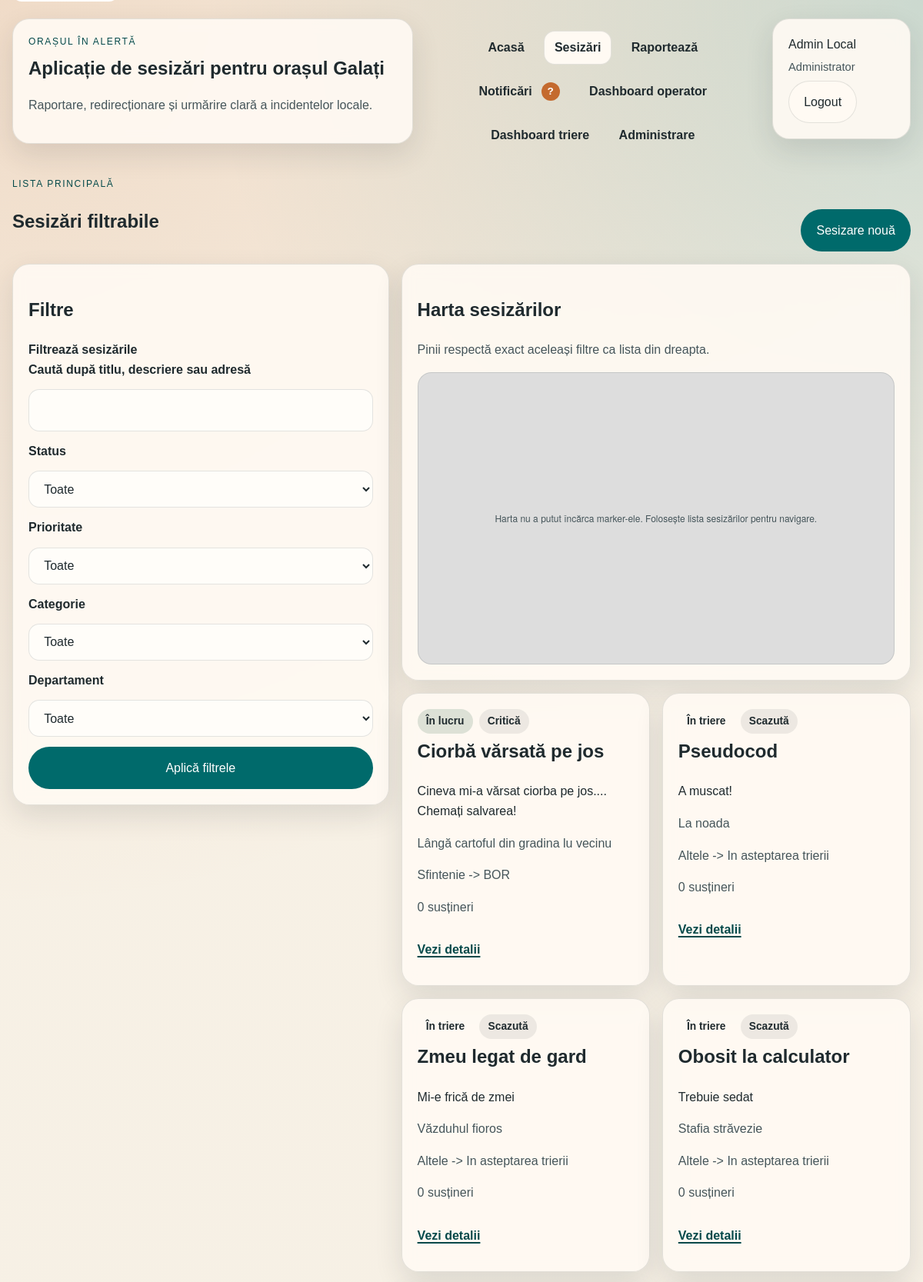
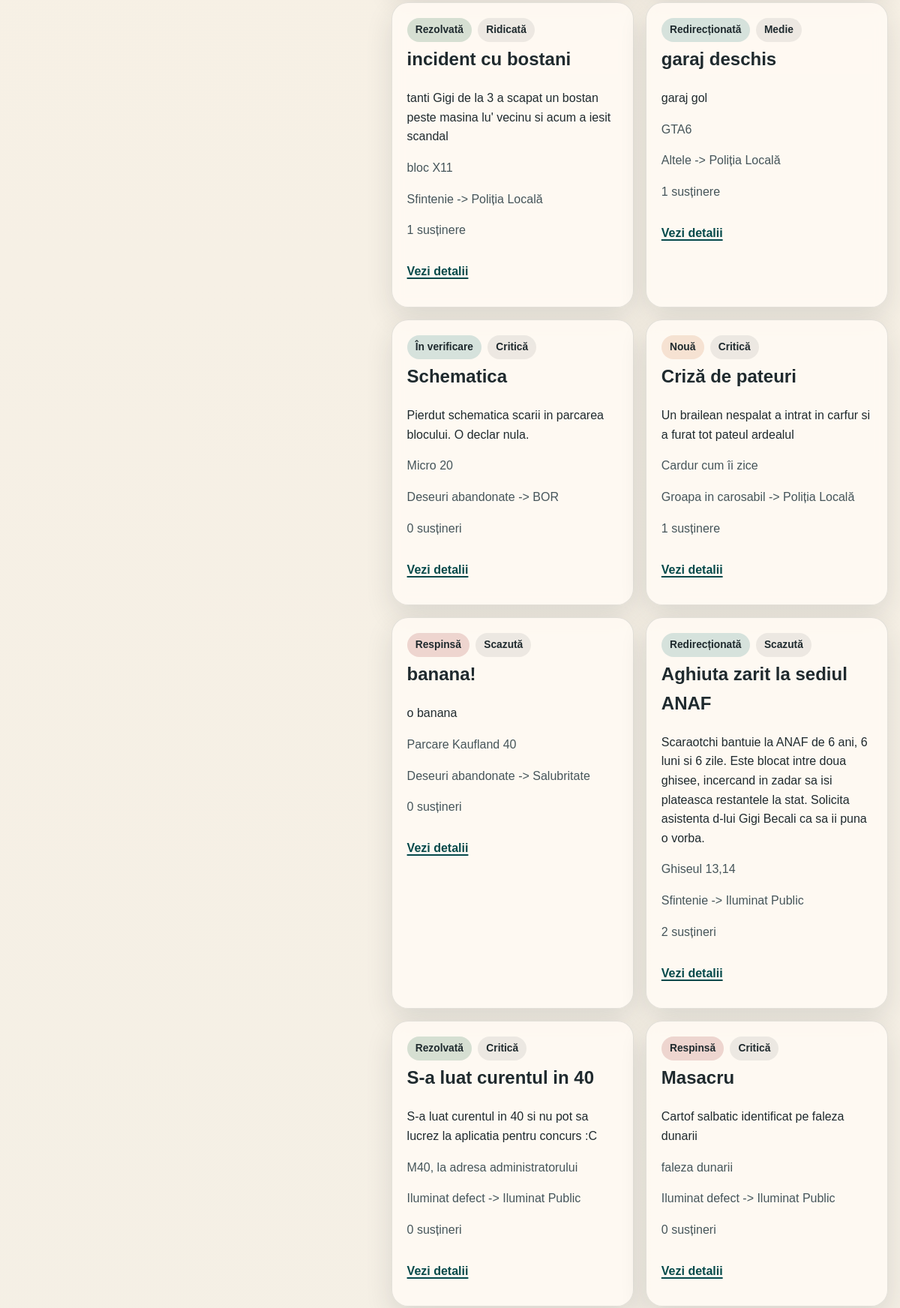
Page /incidents (signed in, upper part) on the committed database (2 pictures, top to bottom).
### app/models/entities.py (models this page shows, shortened)
class User(UserMixin, db.Model):
    __tablename__ = "users"
    id = db.Column(db.Integer, primary_key=True)
    full_name = db.Column(db.String(120), nullable=False)
    email = db.Column(db.String(255), nullable=False, unique=True)
    password_hash = db.Column(db.String(255), nullable=False)
    role = db.Column(db.String(32), nullable=False, default="citizen")
    department_id = db.Column(db.Integer, db.ForeignKey("departments.id"))
    created_at = db.Column(db.DateTime, default=utc_now, nullable=False)
    department = db.relationship("Department", back_populates="users")
    incidents = db.relationship("Incident", back_populates="creator", foreign_keys="Incident.created_by_id")
    updates = db.relationship("IncidentUpdate", back_populates="author")
    notifications = db.relationship("Notification", back_populates="user", cascade="all, delete-orphan")
    votes = db.relationship("IncidentVote", back_populates="user", cascade="all, delete-orphan")
    reports_made = db.relationship(
        "IncidentReport",
        back_populates="reporter",
        cascade="all, delete-orphan",
        foreign_keys="IncidentReport.reporter_id",
    )
    reviewed_reports = db.relationship(
        "IncidentReport",
        back_populates="reviewer",
        foreign_keys="IncidentReport.reviewer_id",
    )
    follows = db.relationship("IncidentFollow", back_populates="user", cascade="all, delete-orphan")
    web_push_subscriptions = db.relationship(
        "WebPushSubscription",
        back_populates="user",
        cascade="all, delete-orphan",
        order_by="WebPushSubscription.created_at.desc()",
    )
    delivery_logs = db.relationship("NotificationDeliveryLog", back_populates="user")
    @property
    def role_label(self) -> str:
        return ROLE_LABELS.get(self.role, self.role)

class Incident(db.Model):
    __tablename__ = "incidents"
    id = db.Column(db.Integer, primary_key=True)
    title = db.Column(db.String(200), nullable=False)
    description = db.Column(db.Text, nullable=False)
    address = db.Column(db.String(255), nullable=False)
    latitude = db.Column(db.Float, nullable=False)
    longitude = db.Column(db.Float, nullable=False)
    priority = db.Column(db.String(32), nullable=False, default="medie")
    status = db.Column(db.String(32), nullable=False, default="noua")
    created_by_id = db.Column(db.Integer, db.ForeignKey("users.id"), nullable=False)
    category_id = db.Column(db.Integer, db.ForeignKey("incident_categories.id"), nullable=False)
    suggested_department_id = db.Column(db.Integer, db.ForeignKey("departments.id"))
    assigned_department_id = db.Column(db.Integer, db.ForeignKey("departments.id"))
    visibility_state = db.Column(db.String(32), nullable=False, default="visible")
    created_at = db.Column(db.DateTime, default=utc_now, nullable=False)
    updated_at = db.Column(db.DateTime, default=utc_now, nullable=False, onupdate=utc_now)
    creator = db.relationship("User", back_populates="incidents", foreign_keys=[created_by_id])
    category = db.relationship("Category", back_populates="incidents")
    suggested_department = db.relationship(
        "Department",
        back_populates="suggested_incidents",
        foreign_keys=[suggested_department_id],
    )
    assigned_department = db.relationship(
        "Department",
        back_populates="incidents",
        foreign_keys=[assigned_department_id],
    )
    photos = db.relationship(
        "IncidentPhoto",
        back_populates="incident",
        cascade="all, delete-orphan",
        order_by="IncidentPhoto.created_at.asc()",
    )
    updates = db.relationship(
        "IncidentUpdate",
        back_populates="incident",
        cascade="all, delete-orphan",
        order_by="IncidentUpdate.created_at.desc()",
    )
    notifications = db.relationship("Notification", back_populates="incident", cascade="all, delete-orphan")
    votes = db.relationship("IncidentVote", back_populates="incident", cascade="all, delete-orphan")
    reports = db.relationship(
        "IncidentReport",
        back_populates="incident",
        cascade="all, delete-orphan",
        order_by="IncidentReport.created_at.desc()",
    )
    follows = db.relationship("IncidentFollow", back_populates="incident", cascade="all, delete-orphan")
    delivery_logs = db.relationship("NotificationDeliveryLog", back_populates="incident", cascade="all, delete-orphan")
    @property
    def priority_label(self) -> str:
        return PRIORITY_LABELS.get(self.priority, self.priority)
    @property
    def status_label(self) -> str:
        return STATUS_LABELS.get(self.status, self.status)
    @property
    def is_hidden(self) -> bool:
        return self.visibility_state != "visible"
    @property
    def display_department_label(self) -> str:
        if self.status == "in_triere":
            if self.suggested_department is not None:
                return f"Sugerat: {self.suggested_department.name}"
            return "In asteptarea trierii"
        if self.assigned_department is not None:
            return self.assigned_department.name
        return "-"
    @property
    def vote_count(self) -> int:
        return len(self.votes)

class Category(db.Model):
    __tablename__ = "incident_categories"
    id = db.Column(db.Integer, primary_key=True)
    name = db.Column(db.String(120), nullable=False, unique=True)
    description = db.Column(db.Text, nullable=False)
    default_department_id = db.Column(db.Integer, db.ForeignKey("departments.id"))
    created_at = db.Column(db.DateTime, default=utc_now, nullable=False)
    default_department = db.relationship("Department", back_populates="categories")
    incidents = db.relationship("Incident", back_populates="category")

class Department(db.Model):
    __tablename__ = "departments"
    id = db.Column(db.Integer, primary_key=True)
    name = db.Column(db.String(120), nullable=False, unique=True)
    description = db.Column(db.Text, nullable=False)
    contact_email = db.Column(db.String(255), nullable=False)
    created_at = db.Column(db.DateTime, default=utc_now, nullable=False)
    categories = db.relationship("Category", back_populates="default_department")
    users = db.relationship("User", back_populates="department")
    incidents = db.relationship(
        "Incident",
        back_populates="assigned_department",
        foreign_keys="Incident.assigned_department_id",
    )
    suggested_incidents = db.relationship(
        "Incident",
        back_populates="suggested_department",
        foreign_keys="Incident.suggested_department_id",
    )

### app/routes/web.py (the view)
@web_bp.get("/incidents")
@login_required
def incidents():
    service = build_incident_service()
    filters = request.args.to_dict()
    search_limit = int(current_app.config.get("FORM_LIMITS", {}).get("incident_search", 120))
    search = filters.get("search", "").strip()
    if len(search) > search_limit:
        filters["search"] = search[:search_limit]
        flash(f"Căutarea a fost limitată la maximum {search_limit} de caractere.", "error")
    return render_template(
        "incidents.html",
        page_title="Listă sesizări",
        incidents=service.list_incidents(filters, current_user),
        filters=filters,
        include_leaflet=True,
        **service.filter_options(),
    )

### app/templates/incidents.html (shortened to what this page needs)
{% extends "base.html" %}
{% block content %}
<section class="section-header">
    <div>
        <p class="eyebrow">Lista principală</p>
        <h1>Sesizări filtrabile</h1>
    </div>
    <a class="button-link" href="{{ url_for('web.new_incident') }}">Sesizare nouă</a>
</section>
<section class="layout-two-columns">
    <aside class="panel">
        <h2>Filtre</h2>
        <form method="get" class="form-grid" data-accessible-form novalidate>
            <fieldset class="form-fieldset">
                <legend>Filtrează sesizările</legend>
                <label for="search">Caută după titlu, descriere sau adresă</label>
                <input id="search" type="text" name="search" value="{{ filters.get('search', '') }}" maxlength="{{ form_limits.incident_search }}">
                <label for="status">Status</label>
                <select id="status" name="status">
                    <option value="">Toate</option>
                </select>
                <label for="priority">Prioritate</label>
                <select id="priority" name="priority">
                    <option value="">Toate</option>
                </select>
                <label for="category_id">Categorie</label>
                <select id="category_id" name="category_id">
                    <option value="">Toate</option>
                </select>
                <label for="department_id">Departament</label>
                <select id="department_id" name="department_id">
                    <option value="">Toate</option>
                </select>
                <button type="submit">Aplică filtrele</button>
            </fieldset>
        </form>
    </aside>
    <div class="content-stack">
        <section class="panel">
            <h2>Harta sesizărilor</h2>
            <p class="muted-text">Pinii respectă exact aceleași filtre ca lista din dreapta.</p>
            <div
                id="incidents-map"
                class="map-block"
                data-markers-url="{{ url_for('api.incident_markers') }}"
                aria-label="Harta sesizărilor"
            ></div>
        </section>
        <section class="card-grid" role="list" aria-label="Lista sesizărilor filtrate">
            {% for incident in incidents %}
                <article class="card" role="listitem">
                    <div class="card-tags">
                        <span class="pill pill-{{ incident.status }}">{{ incident.status_label }}</span>
                        <span class="pill pill-neutral">{{ incident.priority_label }}</span>
                    </div>
                    <h2>{{ incident.title }}</h2>
                    <p>{{ incident.description }}</p>
                    <p class="muted-text">{{ incident.address }}</p>
                    <p class="muted-text">{{ incident.category.name }} -> {{ incident.display_department_label }}</p>
                    <p class="muted-text">{{ incident.vote_count }} {% if incident.vote_count == 1 %}susținere{% else %}susțineri{% endif %}</p>
                    <a class="text-link" href="{{ url_for('web.incident_detail', incident_id=incident.id) }}" aria-label="Vezi detalii pentru sesizarea {{ incident.title }}">Vezi detalii</a>
                </article>
            {% else %}
                <article class="card" role="listitem">
                    <h2>Nu există rezultate</h2>
                    <p>Schimbă filtrele sau adaugă o sesizare nouă.</p>
                </article>
            {% endfor %}
        </section>
    </div>
</section>
{% endblock %}

### app/templates/base.html (shortened to what this page needs)
<!DOCTYPE html>
<html lang="ro">
<head>
    <link rel="stylesheet" href="{{ static_asset('styles.css') }}">
    {% if include_leaflet %}
    <link rel="stylesheet" href="https://unpkg.com/leaflet@1.9.4/dist/leaflet.css"
>
    {% endif %}
</head>
<body
    data-map-default-lat="{{ config.MAP_DEFAULT_LAT }}"
    data-map-default-lng="{{ config.MAP_DEFAULT_LNG }}"
    data-map-default-zoom="{{ config.MAP_DEFAULT_ZOOM }}"
    data-push-enabled="{{ 'true' if current_user.is_authenticated and config.WEB_PUSH_PUBLIC_KEY else 'false' }}"
    {% if current_user.is_authenticated %}
        data-unread-url="{{ url_for('api.unread_notifications') }}"
    {% endif %}
>
    <header class="site-header">
        {% if not current_user.is_authenticated %}
        <section class="landing-warning-shell" aria-label="Avertisment important">
            <article class="landing-warning-card">
                <p class="eyebrow">Avertisment!</p>
                <h2 class="landing-warning-title">Acest website este un demo realizat de echipa Bufferpuff pentru un concurs IT.
                    NU are caracter oficial!</h2>
                <p class="hero-copy">
                    Platforma prezentă este realizată exclusiv în scop educațional și de demonstrație.
                    NU reprezintă o instituție publică, NU este un canal oficial de raportare și NU trebuie
                    folosită pentru sesizări reale sau urgente.
                </p>
                <div class="hero-actions">
                    <a class="button-link" href="{{ url_for('web.register') }}">Explorează demo-ul</a>
                    <a class="ghost-button" href="{{ url_for('web.login') }}">Am deja cont</a>
                </div>
            </article>
        </section>
        {% else %}
        <div class="brand-block">
            <p class="eyebrow">{{ config.APP_NAME }}</p>
            <a class="brand-title" href="{{ url_for('web.home') }}">Aplicație de sesizări pentru orașul Galați</a>
            <p class="brand-copy">Raportare, redirecționare și urmărire clară a incidentelor locale.</p>
        </div>
        <nav class="site-nav" aria-label="Meniu principal">
            <a href="{{ url_for('web.home') }}"{% if request.endpoint == 'web.home' %} aria-current="page"{% endif %}>Acasă</a>
            {% if current_user.is_authenticated %}
            <a href="{{ url_for('web.incidents') }}"{% if request.endpoint == 'web.incidents' %} aria-current="page"{% endif %}>Sesizări</a>
            <a href="{{ url_for('web.new_incident') }}"{% if request.endpoint == 'web.new_incident' %} aria-current="page"{% endif %}>Raportează</a>
            <a href="{{ url_for('web.notifications') }}"{% if request.endpoint == 'web.notifications' %} aria-current="page"{% endif %}>
                Notificări
                <span class="badge" id="notification-count" aria-live="polite" aria-atomic="true" aria-label="0 notificări necitite">0</span>
            </a>
            {% if current_user.role in ["operator", "admin"] %}
            <a href="{{ url_for('web.operator_dashboard') }}"{% if request.endpoint == 'web.operator_dashboard' %} aria-current="page"{% endif %}>Dashboard operator</a>
            {% endif %}
            {% if current_user.role in ["dispatcher", "admin"] %}
            <a href="{{ url_for('web.dispatcher_dashboard') }}"{% if request.endpoint == 'web.dispatcher_dashboard' %} aria-current="page"{% endif %}>Dashboard triere</a>
            {% endif %}
            {% if current_user.role == "admin" %}
            <a href="{{ url_for('web.admin_dashboard') }}"{% if request.endpoint == 'web.admin_dashboard' %} aria-current="page"{% endif %}>Administrare</a>
            {% endif %}
            {% endif %}
        </nav>
        <div class="account-panel">
            {% if current_user.is_authenticated %}
            <p class="account-name">{{ current_user.full_name }}</p>
            <p class="account-role">{{ current_user.role_label }}</p>
            <form method="post" action="{{ url_for('web.logout') }}">
                <button type="submit" class="ghost-button">Logout</button>
            </form>
            {% else %}
            <a class="ghost-button" href="{{ url_for('web.login') }}">Login</a>
            <a class="button-link" href="{{ url_for('web.register') }}">Cont nou</a>
            {% endif %}
        </div>
        {% endif %}
    </header>
    <main class="page-shell" id="main-content">
        {% block content %}{% endblock %}
    </main>
</body>
</html>

### rows in the picture
User: full_name "Admin Local", role_label "Administrator"
Incident: status_label "În lucru", priority_label "Critică", title "Ciorbă vărsată pe jos", description "Cineva mi-a vărsat ciorba pe jos.... Chemați salvarea!", address "Lângă cartoful din gradina lu vecinu", category.name "Sfintenie", display_department_label "BOR", vote_count "0", shows "susțineri"
Incident: status_label "În triere", priority_label "Scazută", title "Pseudocod", description "A muscat!", address "La noada", category.name "Altele", display_department_label "In asteptarea trierii", vote_count "0", shows "susțineri"
Incident: status_label "În triere", priority_label "Scazută", title "Zmeu legat de gard", description "Mi-e frică de zmei", address "Văzduhul fioros", category.name "Altele", display_department_label "In asteptarea trierii", vote_count "0", shows "susțineri"
Incident: status_label "În triere", priority_label "Scazută", title "Obosit la calculator", description "Trebuie sedat", address "Stafia străvezie", category.name "Altele", display_department_label "In asteptarea trierii", vote_count "0", shows "susțineri"
Incident: status_label "Rezolvată", priority_label "Ridicată", title "incident cu bostani", description "tanti Gigi de la 3 a scapat un bostan peste masina lu' vecinu si acum a iesit scandal", address "bloc X11", category.name "Sfintenie", display_department_label "Poliția Locală", vote_count "1", shows "susținere"
Incident: status_label "Redirecționată", priority_label "Medie", title "garaj deschis", description "garaj gol", address "GTA6", category.name "Altele", display_department_label "Poliția Locală", vote_count "1", shows "susținere"
Incident: status_label "În verificare", priority_label "Critică", title "Schematica", description "Pierdut schematica scarii in parcarea blocului. O declar nula.", address "Micro 20", category.name "Deseuri abandonate", display_department_label "BOR", vote_count "0", shows "susțineri"
Incident: status_label "Nouă", priority_label "Critică", title "Criză de pateuri", description "Un brailean nespalat a intrat in carfur si a furat tot pateul ardealul", address "Cardur cum îi zice", category.name "Groapa in carosabil", display_department_label "Poliția Locală", vote_count "1", shows "susținere"
Incident: status_label "Respinsă", priority_label "Scazută", title "banana!", description "o banana", address "Parcare Kaufland 40", category.name "Deseuri abandonate", display_department_label "Salubritate", vote_count "0", shows "susțineri"
Incident: status_label "Redirecționată", priority_label "Scazută", title "Aghiuta zarit la sediul ANAF", description "Scaraotchi bantuie la ANAF de 6 ani, 6 luni si 6 zile. Este blocat intre doua ghisee, incercand in zadar sa isi plateasca restantele la stat. Solicita asistenta d-lui Gigi Becali ca sa ii puna o vorba.", address "Ghiseul 13,14", category.name "Sfintenie", display_department_label "Iluminat Public", vote_count "2", shows "susțineri"
Incident: status_label "Rezolvată", priority_label "Critică", title "S-a luat curentul in 40", description "S-a luat curentul in 40 si nu pot sa lucrez la aplicatia pentru concurs :C", address "M40, la adresa administratorului", category.name "Iluminat defect", display_department_label "Iluminat Public", vote_count "0", shows "susțineri"
Incident: status_label "Respinsă", priority_label "Critică", title "Masacru", description "Cartof salbatic identificat pe faleza dunarii", address "faleza dunarii", category.name "Iluminat defect", display_department_label "Iluminat Public", vote_count "0", shows "susțineri"

### other values in the picture
{{ config.APP_NAME }} "ORAȘUL ÎN ALERTĂ"
